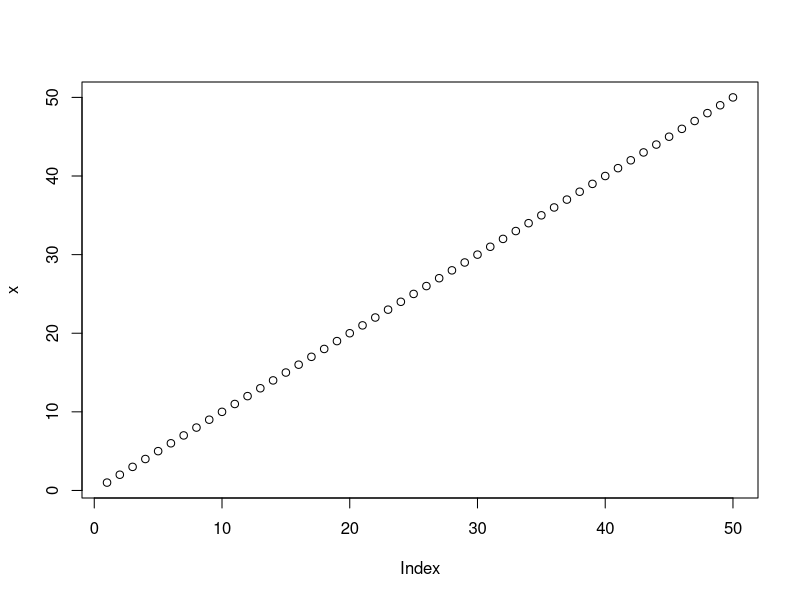
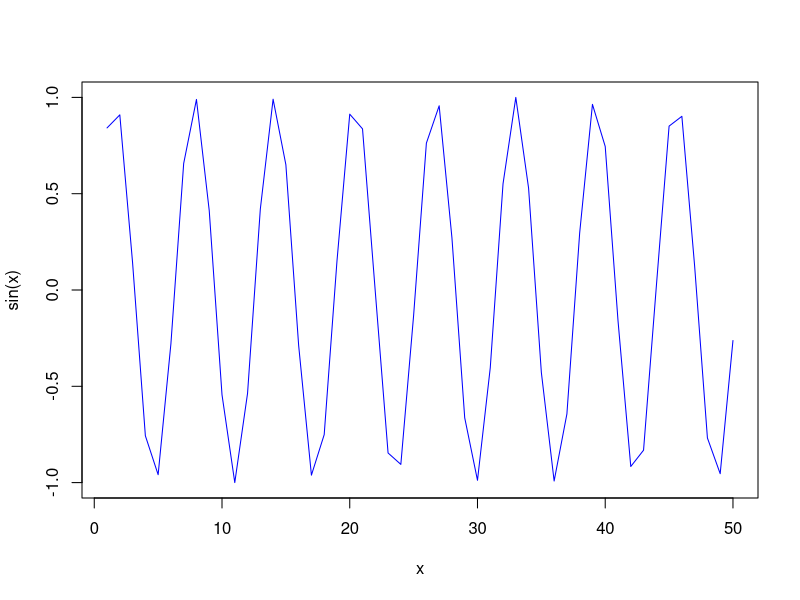
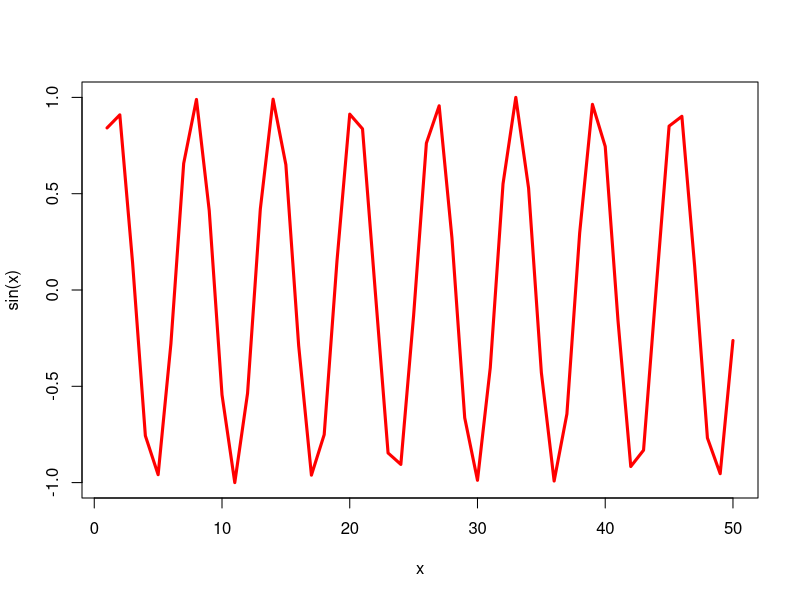

Reproduce these figures in R, in order.

x<- 1:5
x
x <- 1:500
x
x <- 1:5
x + 100
y <- c(100,1)
y
x + y
mean(x)

z<- c("barry", "amy", "chandra", "lisa")
z
paste(z, "loves r")


z<- c(TRUE, FALSE, FALSE, TRUE)
z
z+100
z+1
z+0
z
sum(z)
x
x>3
sum(x>3)
x>=3
x!=3
x
x[3]
x[c(1,3)]
x[x>2]
x[-3]
!x>2
x[x!=2]
y<-c(100, 1, "barry")
class(y)

df<-data.frame(numbs=1:5, chars=letters [1:5], log=c(T, T, F, T, F))
df
df[3,2]
df["chars"]
df[,2]
df[,c(1,3)]
df$chars
#return all data where numbs>3
df$numbs>3
subset(df, numbs>3)
#or
df[df$numbs>3,]

x<-1:50
plot(x)
plot(x, sin(x), typ="l", col="blue")
plot(x=x, y=sin(x), col="red", typ="l", lwd="3")
log(10, base=2)

